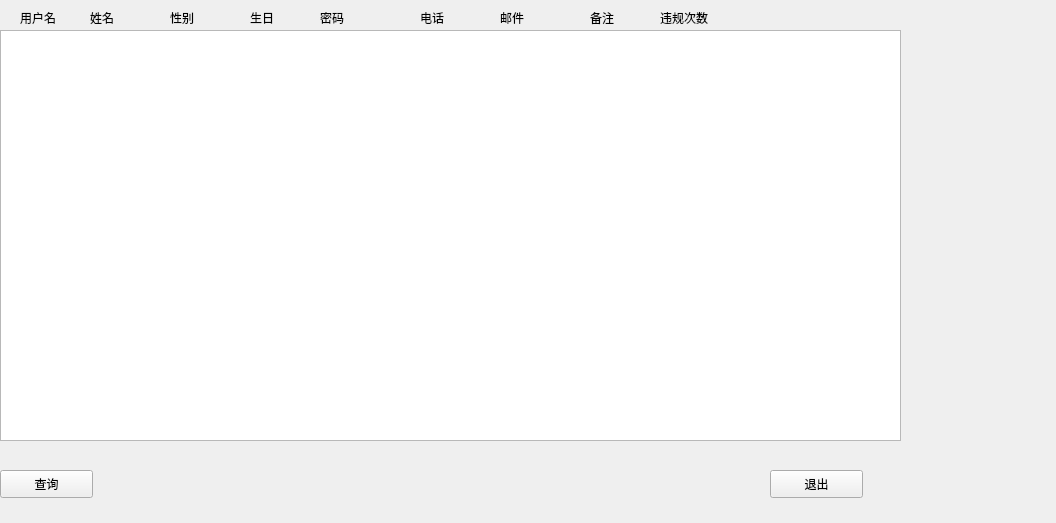
<?xml version="1.0" encoding="UTF-8"?>
<ui version="4.0">
 <class>reinformation</class>
 <widget class="QWidget" name="reinformation">
  <property name="geometry">
   <rect>
    <x>0</x>
    <y>0</y>
    <width>1056</width>
    <height>523</height>
   </rect>
  </property>
  <property name="windowTitle">
   <string>Form</string>
  </property>
  <widget class="QPushButton" name="pushButton">
   <property name="geometry">
    <rect>
     <x>770</x>
     <y>470</y>
     <width>93</width>
     <height>28</height>
    </rect>
   </property>
   <property name="text">
    <string>退出</string>
   </property>
  </widget>
  <widget class="QPushButton" name="pushButton_2">
   <property name="geometry">
    <rect>
     <x>0</x>
     <y>470</y>
     <width>93</width>
     <height>28</height>
    </rect>
   </property>
   <property name="text">
    <string>查询</string>
   </property>
  </widget>
  <widget class="QLabel" name="id">
   <property name="geometry">
    <rect>
     <x>30</x>
     <y>20</y>
     <width>72</width>
     <height>15</height>
    </rect>
   </property>
   <property name="text">
    <string/>
   </property>
  </widget>
  <widget class="QLabel" name="name">
   <property name="geometry">
    <rect>
     <x>140</x>
     <y>20</y>
     <width>72</width>
     <height>15</height>
    </rect>
   </property>
   <property name="text">
    <string/>
   </property>
  </widget>
  <widget class="QLabel" name="sex">
   <property name="geometry">
    <rect>
     <x>250</x>
     <y>20</y>
     <width>51</width>
     <height>16</height>
    </rect>
   </property>
   <property name="text">
    <string/>
   </property>
  </widget>
  <widget class="QLabel" name="birthday">
   <property name="geometry">
    <rect>
     <x>380</x>
     <y>20</y>
     <width>72</width>
     <height>15</height>
    </rect>
   </property>
   <property name="text">
    <string/>
   </property>
  </widget>
  <widget class="QLabel" name="password">
   <property name="geometry">
    <rect>
     <x>520</x>
     <y>20</y>
     <width>72</width>
     <height>15</height>
    </rect>
   </property>
   <property name="text">
    <string/>
   </property>
  </widget>
  <widget class="QLabel" name="tel">
   <property name="geometry">
    <rect>
     <x>630</x>
     <y>20</y>
     <width>72</width>
     <height>15</height>
    </rect>
   </property>
   <property name="text">
    <string/>
   </property>
  </widget>
  <widget class="QLabel" name="email">
   <property name="geometry">
    <rect>
     <x>750</x>
     <y>20</y>
     <width>72</width>
     <height>15</height>
    </rect>
   </property>
   <property name="text">
    <string/>
   </property>
  </widget>
  <widget class="QLabel" name="times">
   <property name="geometry">
    <rect>
     <x>970</x>
     <y>20</y>
     <width>51</width>
     <height>20</height>
    </rect>
   </property>
   <property name="text">
    <string/>
   </property>
  </widget>
  <widget class="QLabel" name="note">
   <property name="geometry">
    <rect>
     <x>860</x>
     <y>20</y>
     <width>51</width>
     <height>16</height>
    </rect>
   </property>
   <property name="text">
    <string/>
   </property>
  </widget>
  <widget class="QListWidget" name="listWidget">
   <property name="geometry">
    <rect>
     <x>0</x>
     <y>30</y>
     <width>901</width>
     <height>411</height>
    </rect>
   </property>
  </widget>
  <widget class="QLabel" name="label">
   <property name="geometry">
    <rect>
     <x>20</x>
     <y>10</y>
     <width>51</width>
     <height>16</height>
    </rect>
   </property>
   <property name="text">
    <string>用户名</string>
   </property>
  </widget>
  <widget class="QLabel" name="label_2">
   <property name="geometry">
    <rect>
     <x>90</x>
     <y>10</y>
     <width>72</width>
     <height>15</height>
    </rect>
   </property>
   <property name="text">
    <string>姓名</string>
   </property>
  </widget>
  <widget class="QLabel" name="label_3">
   <property name="geometry">
    <rect>
     <x>170</x>
     <y>10</y>
     <width>72</width>
     <height>15</height>
    </rect>
   </property>
   <property name="text">
    <string>性别</string>
   </property>
  </widget>
  <widget class="QLabel" name="label_4">
   <property name="geometry">
    <rect>
     <x>250</x>
     <y>10</y>
     <width>72</width>
     <height>15</height>
    </rect>
   </property>
   <property name="text">
    <string>生日</string>
   </property>
  </widget>
  <widget class="QLabel" name="label_5">
   <property name="geometry">
    <rect>
     <x>320</x>
     <y>10</y>
     <width>72</width>
     <height>15</height>
    </rect>
   </property>
   <property name="text">
    <string>密码</string>
   </property>
  </widget>
  <widget class="QLabel" name="label_6">
   <property name="geometry">
    <rect>
     <x>420</x>
     <y>10</y>
     <width>72</width>
     <height>15</height>
    </rect>
   </property>
   <property name="text">
    <string>电话</string>
   </property>
  </widget>
  <widget class="QLabel" name="label_7">
   <property name="geometry">
    <rect>
     <x>500</x>
     <y>10</y>
     <width>72</width>
     <height>15</height>
    </rect>
   </property>
   <property name="text">
    <string>邮件</string>
   </property>
  </widget>
  <widget class="QLabel" name="label_8">
   <property name="geometry">
    <rect>
     <x>590</x>
     <y>10</y>
     <width>72</width>
     <height>15</height>
    </rect>
   </property>
   <property name="text">
    <string>备注</string>
   </property>
  </widget>
  <widget class="QLabel" name="label_9">
   <property name="geometry">
    <rect>
     <x>660</x>
     <y>10</y>
     <width>72</width>
     <height>15</height>
    </rect>
   </property>
   <property name="text">
    <string>违规次数</string>
   </property>
  </widget>
 </widget>
 <resources/>
 <connections/>
</ui>
